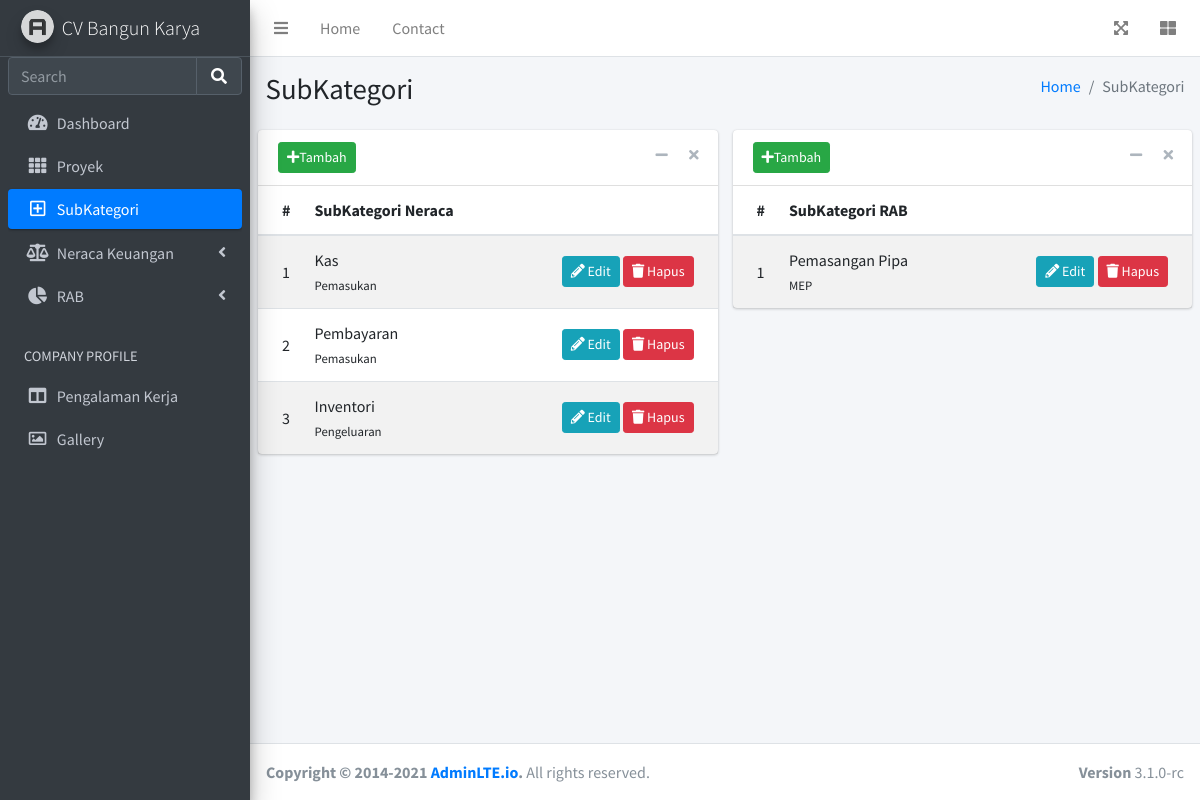
The page /subkategori on the database its author committed.
### app.py (models this page shows)
class SubkategoriNeraca(db.Model):
    id = db.Column(db.Integer, primary_key=True)
    nama = db.Column(db.String(100), nullable=False)
    kategori = db.Column(db.String(200), nullable=False)
    date_created = db.Column(db.DateTime, default=datetime.utcnow)

class SubkategoriRAB(db.Model):
    id = db.Column(db.Integer, primary_key=True)
    nama = db.Column(db.String(100), nullable=False)
    kategori = db.Column(db.String(200), nullable=False)
    date_created = db.Column(db.DateTime, default=datetime.utcnow)

### app.py (the view)
@app.route('/subkategori', methods=['GET'])
def subkategori():
    neraca = SubkategoriNeraca.query.order_by(SubkategoriNeraca.date_created).all()
    rab = SubkategoriRAB.query.order_by(SubkategoriRAB.date_created).all()
    return render_template('subkategori.html', neracas = neraca, rabs = rab)

### templates/subkategori.html (shortened to what this page needs)
{% extends 'base.html' %}
{% block status_sub %} active {% endblock %}
{% block body %}
<div class="content-wrapper">
    <section class="content-header">
      <div class="container-fluid">
        <div class="row mb-2">
          <div class="col-sm-6">
            <h1>SubKategori</h1>
          </div>
          <div class="col-sm-6">
            <ol class="breadcrumb float-sm-right">
              <li class="breadcrumb-item"><a href="/">Home</a></li>
              <li class="breadcrumb-item active">SubKategori</li>
            </ol>
          </div>
        </div>
      </div>
    </section>
    <section class="content">
      <div class="row">
        <div class="col-lg-6 col-md-12 col-sm-12">
          <div class="card">
            <div class="card-header">
            <button type="button" class="btn btn-success btn-sm" data-toggle="modal" data-target="#modal-subneraca">
                <i class="fas fa-plus"></i>Tambah
            </button>
            <div class="card-tools">
                <button type="button" class="btn btn-tool" data-card-widget="collapse" title="Collapse">
                <i class="fas fa-minus"></i>
                </button>
                <button type="button" class="btn btn-tool" data-card-widget="remove" title="Remove">
                <i class="fas fa-times"></i>
                </button>
            </div>
            </div>
            <div class="card-body p-0">
            <table class="table table-striped projects">
                <thead>
                    <tr>
                        <th style="width: 2%">
                            #
                        </th>
                        <th>
                            SubKategori Neraca
                        </th>
                        <th style="width: 40%">
                        </th>
                    </tr>
                </thead>
                <tbody>
                  {% for neraca in neracas %}
                    <tr>
                        <td>
                            {{ neraca.id }}
                        </td>
                        <td>
                            <a>
                                {{ neraca.nama }}
                            </a>
                            <br/>
                            <small>
                                {{ neraca.kategori }}
                            </small>
                        </td>
                        <td class="project-actions text-right">
                            <a class="btn btn-info btn-sm" href="#">
                                <i class="fas fa-pencil-alt">
                                </i>
                                Edit
                            </a>
                            <a class="btn btn-danger btn-sm" href="#">
                                <i class="fas fa-trash">
                                </i>
                                Hapus
                            </a>
                        </td>
                    </tr>
                  {% endfor %}
                </tbody>
            </table>
            </div>
          </div>
        </div>
        <div class="col-lg-6 col-md-12 col-sm-12">
          <div class="card">
            <div class="card-header">
            <button type="button" class="btn btn-success btn-sm" data-toggle="modal" data-target="#modal-subrab">
                <i class="fas fa-plus"></i>Tambah
            </button>
            <div class="card-tools">
                <button type="button" class="btn btn-tool" data-card-widget="collapse" title="Collapse">
                <i class="fas fa-minus"></i>
                </button>
                <button type="button" class="btn btn-tool" data-card-widget="remove" title="Remove">
                <i class="fas fa-times"></i>
                </button>
            </div>
            </div>
            <div class="card-body p-0">
            <table class="table table-striped projects">
                <thead>
                    <tr>
                        <th style="width: 2%">
                            #
                        </th>
                        <th>
                            SubKategori RAB
                        </th>
                        <th style="width: 40%">
                        </th>
                    </tr>
                </thead>
                <tbody>
                  {% for rab in rabs %}
                    <tr>
                        <td>
                            {{ rab.id }}
                        </td>
                        <td>
                            <a>
                                {{ rab.nama }}
                            </a>
                            <br/>
                            <small>
                                {{ rab.kategori }}
                            </small>
                        </td>
                        <td class="project-actions text-right">
                            <a class="btn btn-info btn-sm" href="#">
                                <i class="fas fa-pencil-alt">
                                </i>
                                Edit
                            </a>
                            <a class="btn btn-danger btn-sm" href="#">
                                <i class="fas fa-trash">
                                </i>
                                Hapus
                            </a>
                        </td>
                    </tr>
                  {% endfor %}
                </tbody>
            </table>
            </div>
          </div>
        </div>
      </div>
    </section>
  </div>
{% endblock %}

### rows shown on the page
SubkategoriNeraca: id "1", nama "Kas", kategori "Pemasukan"
SubkategoriNeraca: id "2", nama "Pembayaran", kategori "Pemasukan"
SubkategoriNeraca: id "3", nama "Inventori", kategori "Pengeluaran"
SubkategoriRAB: id "1", nama "Pemasangan Pipa", kategori "MEP"
